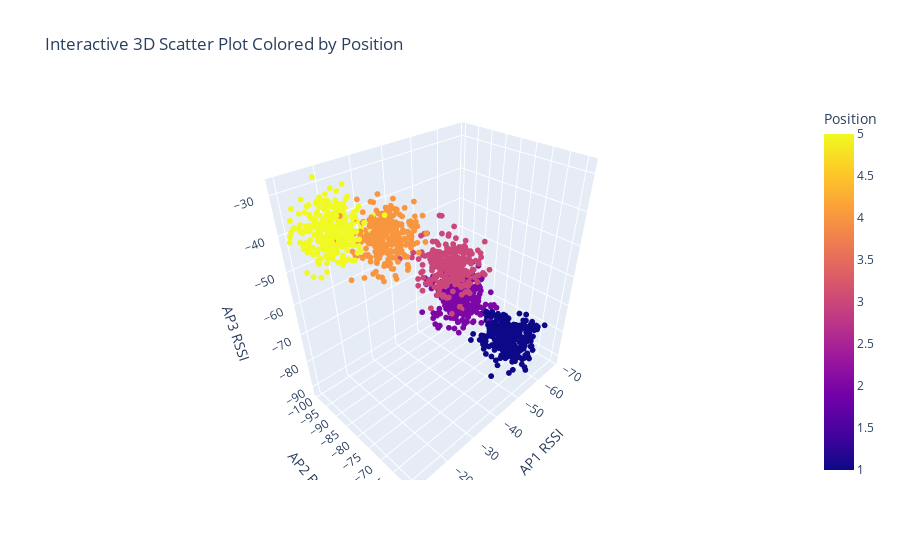

The notebook cell saved with this chart:
### Code cell
df_rssi.columns = ['AP1', 'AP2', 'AP3']
df_labels.columns = ['Position']

df_combined = pd.concat([df_rssi, df_labels], axis=1)

# Ploty express is used for interactive 3D scatter plot
# Is needed to install plotly using "pip install plotly" (if not already installed)
# Create an interactive 3D scatter plot with color by position
fig = px.scatter_3d(df_combined, 
                    x='AP1', 
                    y='AP2', 
                    z='AP3', 
                    color= 'Position',
                    labels={'AP1': 'AP1 RSSI', 'AP2': 'AP2 RSSI', 'AP3': 'AP3 RSSI'},
                    title='Interactive 3D Scatter Plot Colored by Position')
fig.update_traces(marker=dict(size=2))
fig.show()

### Figure 1 — Plotly figure (JSON) as saved in the notebook; plotly's stock layout.template omitted (floating-point values rounded to 4 significant figures; data arrays with more than 128 entries replaced by an {"elided": "..."} marker saying what was removed)
{"data": [{"hovertemplate": "AP1 RSSI=%{x}<br>AP2 RSSI=%{y}<br>AP3 RSSI=%{z}<br>Position=%{marker.color}<extra></extra>", "legendgroup": "", "marker": {"color": {"elided": "1500 int values"}, "coloraxis": "coloraxis", "size": 2, "symbol": "circle"}, "mode": "markers", "name": "", "scene": "scene", "showlegend": false, "type": "scatter3d", "x": {"elided": "1500 float values"}, "y": {"elided": "1500 float values"}, "z": {"elided": "1500 float values"}}], "layout": {"coloraxis": {"colorbar": {"title": {"text": "Position"}}, "colorscale": [[0, "#0d0887"], [0.1111, "#46039f"], [0.2222, "#7201a8"], [0.3333, "#9c179e"], [0.4444, "#bd3786"], [0.5556, "#d8576b"], [0.6667, "#ed7953"], [0.7778, "#fb9f3a"], [0.8889, "#fdca26"], [1, "#f0f921"]]}, "legend": {"tracegroupgap": 0}, "scene": {"domain": {"x": [0, 1], "y": [0, 1]}, "xaxis": {"title": {"text": "AP1 RSSI"}}, "yaxis": {"title": {"text": "AP2 RSSI"}}, "zaxis": {"title": {"text": "AP3 RSSI"}}}, "title": {"text": "Interactive 3D Scatter Plot Colored by Position"}}}
